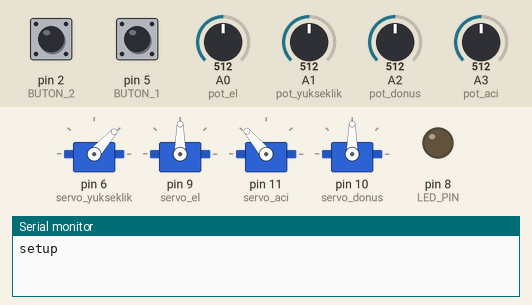
This sketch was run on a simulated Arduino Uno, built with avr-gcc and run on an emulated ATmega328P. Parts: 4 × servo, output pins drawn as LEDs (lit = HIGH), the last lines printed to the serial monitor. The test bench sets the inputs (shaded band); at power-on: pin 2 (BUTON_2) HIGH, A0 (pot_el) = 512, A1 (pot_yukseklik) = 512, A2 (pot_donus) = 512, A3 (pot_aci) = 512, pin 5 (BUTON_1) HIGH.

Above: at 1.3 s.
1.4 s: pin 2 (BUTON_2) pulled LOW for 1 s
At 2.9 s:
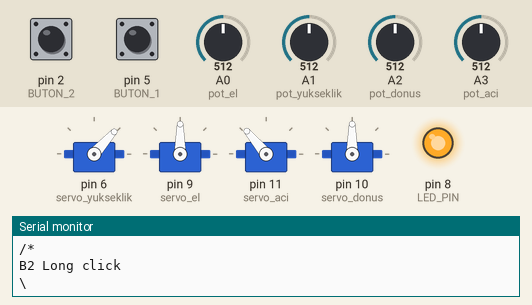
3.9 s: A0 (pot_el) set to 716
At 4.8 s:
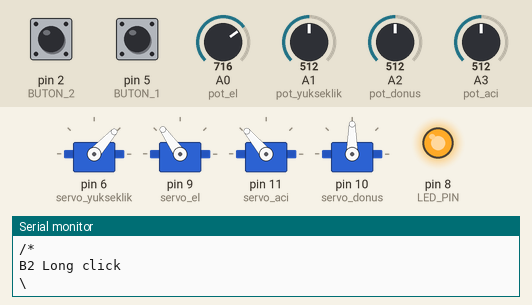
5.4 s: A1 (pot_yukseklik) set to 716
At 6.6 s:
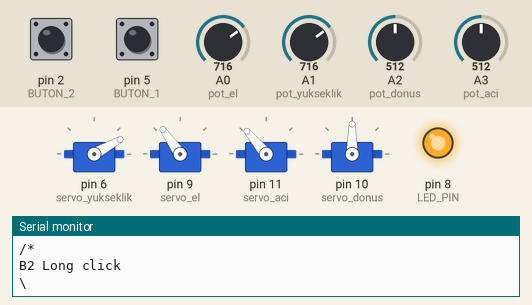
6.9 s: A2 (pot_donus) set to 716
At 7.2 s:
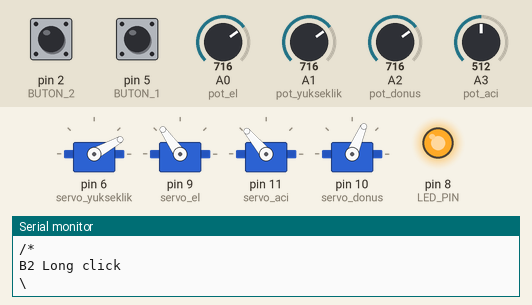
8.4 s: A3 (pot_aci) set to 716
At 8.9 s:
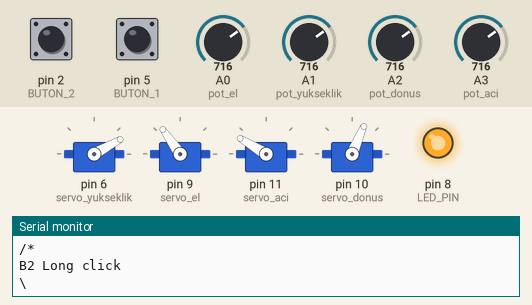
9.9 s: A0 (pot_el) set to 992
At 10.7 s:
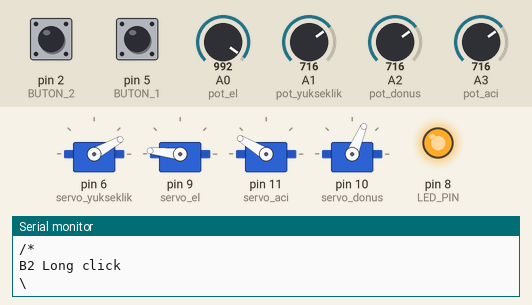
Timing chart, 0 to 12.4 s (numbered marks = the images above; inputs shaded):
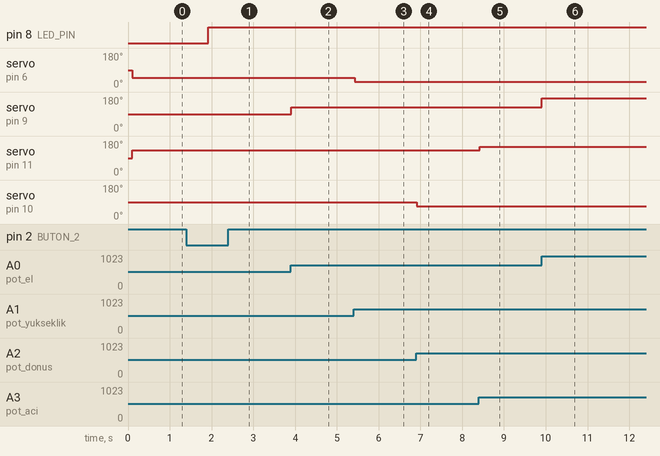

The sketch:

robot-kol.ino
```cpp
#include <Servo.h>

#define BUTON_SURESI  500
#define pot_el A0
#define pot_yukseklik A1
#define pot_donus A2
#define pot_aci A3

#define LED_PIN 8
#define BUTON_1 5
#define BUTON_2 2
#define BASILI LOW
#define SERBEST HIGH


Servo servo_yukseklik;
Servo servo_el;
Servo servo_aci;
Servo servo_donus;

int buton_1_eski_durum = SERBEST; // LOW ise basılı demek
int buton_2_eski_durum = SERBEST;

int buton_1_basma_say;
int buton_2_basma_say;

unsigned long buton_1_son_basma ;
unsigned long buton_2_son_basma ;

int pot_el_hafiza = -1;
int pot_yukseklik_hafiza = -1;
int pot_donus_hafiza = -1;
int pot_aci_hafiza = -1;


void setup() {
  Serial.begin(115200);
  pinMode(BUTON_1,INPUT);
  pinMode(BUTON_2,INPUT);
  pinMode(LED_PIN,OUTPUT);

  servo_yukseklik.attach(6);
  servo_el.attach(9);
  servo_aci.attach(11);
  servo_donus.attach(10);
  delay(100);
  Serial.println("setup");
}

void loop() {
  int deger;
  int derece;

  buton_1_kontrol();
  buton_2_kontrol();

  if(pot_yukseklik_hafiza!=-1)
    deger=pot_yukseklik_hafiza;
  else
    deger = analogRead(pot_yukseklik);
  derece = map(deger, 0,1023,95,0);
  servo_yukseklik.write(derece);
  //Serial.print("yukseklik:"+String(derece)+"  |  "  );

  if(pot_el_hafiza!=-1)
    deger=pot_el_hafiza;
  else
    deger = analogRead(pot_el);
  derece = map(deger, 0,1023,0,180);
  servo_el.write(derece);
  //Serial.print("el:"+String(derece)+"  |  "  );


  if(pot_donus_hafiza!=-1)
    deger=pot_donus_hafiza;
  else
    deger = analogRead(pot_donus);
  derece = map(deger, 0,1023,150,30);
  servo_donus.write(derece);
  //Serial.print("donus:"+String(derece)+"  |  "  );


  if(pot_aci_hafiza!=-1)
    deger=pot_aci_hafiza;
  else
    deger = analogRead(pot_aci);
  derece = map(deger, 0,1023,80,180);
  servo_aci.write(derece);
  //Serial.println("aci:"+String(derece) );


  /*
  Serial.print("A0:"+ String(analogRead(A0)));
  Serial.print("  |  A1:"+ String(analogRead(A1)));
  Serial.print("  |  A2:"+ String(analogRead(A2)));
  Serial.println("  |  A3:"+ String(analogRead(A3)));
  */

  delay(30);
}


void buton_1_kontrol()
{
  // BUTON 1
  int yeni_durum = digitalRead(BUTON_1);
  if (yeni_durum != buton_1_eski_durum) //değişti
  {
    if(yeni_durum==BASILI && buton_1_eski_durum==SERBEST)//BASTIM
    {
      if(buton_1_basma_say>0 && (millis()-buton_1_son_basma)<BUTON_SURESI)//2basma
      {
        buton_1_cift_basma();
        buton_1_son_basma=0;
        buton_1_basma_say=0;
        Serial.println("/");
      }
      else if(buton_1_basma_say==0 && buton_1_son_basma==0)// ilk bastığım an
      {
        buton_1_basma_say = arttir(buton_1_basma_say);
        buton_1_son_basma = millis();
        Serial.print("/");
      }
    }
    else if(yeni_durum==SERBEST && buton_1_eski_durum==BASILI)
    {
       Serial.println("\\");
    }
  }

  if( buton_1_basma_say>0 && millis()-buton_1_son_basma>=BUTON_SURESI)
  {
    Serial.println("*");
    if(yeni_durum==BASILI) //loong cick
    {
      buton_1_uzun_basma();
    }
    else if(yeni_durum==SERBEST) // tek click
    {
      buton_1_tek_basma();
    }
    buton_1_son_basma=0;
    buton_1_basma_say=0;
  }
  buton_1_eski_durum = yeni_durum;

}


void buton_1_tek_basma()
{
  Serial.println("B1 Single click");
  if(pot_donus_hafiza==-1)
    pot_donus_hafiza = analogRead(pot_donus);
  else
    pot_donus_hafiza = -1;
}

void buton_1_cift_basma() //el
{
  Serial.println("B1 Double click");
  if(pot_el_hafiza==-1)
    pot_el_hafiza = analogRead(pot_el);
  else
    pot_el_hafiza = -1;

}

void buton_1_uzun_basma() // reset
{
  Serial.println("B1 Long click");
  pot_el_hafiza = -1;
  pot_yukseklik_hafiza = -1;
  pot_donus_hafiza = -1;
  pot_aci_hafiza = -1;
}


void buton_2_kontrol()
{
  // BUTON 2
  int yeni_durum = digitalRead(BUTON_2);
  if (yeni_durum != buton_2_eski_durum) //değişti
  {
    if(yeni_durum==BASILI && buton_2_eski_durum==SERBEST)//BASTIM
    {
      if(buton_2_basma_say>0 && (millis()-buton_2_son_basma)<BUTON_SURESI)//2basma
      {
        buton_2_cift_basma();
        buton_2_son_basma=0;
        buton_2_basma_say=0;
        Serial.println("/");
      }
      else if(buton_2_basma_say==0 && buton_2_son_basma==0)// ilk bastığım an
      {
        buton_2_basma_say = arttir(buton_2_basma_say);
        buton_2_son_basma = millis();
        Serial.print("/");
      }
    }
    else if(yeni_durum==SERBEST && buton_2_eski_durum==BASILI)
    {
       Serial.println("\\");
    }
  }
  if( buton_2_basma_say>0 && millis()-buton_2_son_basma>=BUTON_SURESI)
  {
    Serial.println("*");
    if(yeni_durum==BASILI) //loong cick
    {
      buton_2_uzun_basma();
    }
    else if(yeni_durum==SERBEST) // tek click
    {
      buton_2_tek_basma();
    }
    buton_2_son_basma=0;
    buton_2_basma_say=0;
  }
  buton_2_eski_durum = yeni_durum;

}


void buton_2_tek_basma() //donus
{
  Serial.println("B2 Single click");
  if(pot_donus_hafiza==-1)
    pot_donus_hafiza = analogRead(pot_donus);
  else
    pot_donus_hafiza = -1;
}

void buton_2_cift_basma() // yukseklik
{
  Serial.println("B2 Double click");
  if(pot_yukseklik_hafiza==-1)
    pot_yukseklik_hafiza = analogRead(pot_yukseklik);
  else
    pot_yukseklik_hafiza = -1;
}

void buton_2_uzun_basma() // ısık
{
  Serial.println("B2 Long click");
  int durum = digitalRead(LED_PIN);
  if (durum == HIGH)
    digitalWrite(LED_PIN,LOW);
  else
    digitalWrite(LED_PIN,HIGH);

}
int arttir(int a)
{
  a = a +1; // a++;
  return a;
}
```

Measured:
- after the input at 1.4 s, pin 8 (LED_PIN): LOW → HIGH after 0.53 s
- after the input at 3.9 s, servo on pin 9 (servo_el): 90° → 125° at once
- after the input at 5.4 s, servo on pin 6 (servo_yukseklik): 48° → 29° at once
- after the input at 6.9 s, servo on pin 10 (servo_donus): 90° → 67° at once
- after the input at 8.4 s, servo on pin 11 (servo_aci): 130° → 149° at once
- after the input at 9.9 s, servo on pin 9 (servo_el): 125° → 174° at once
